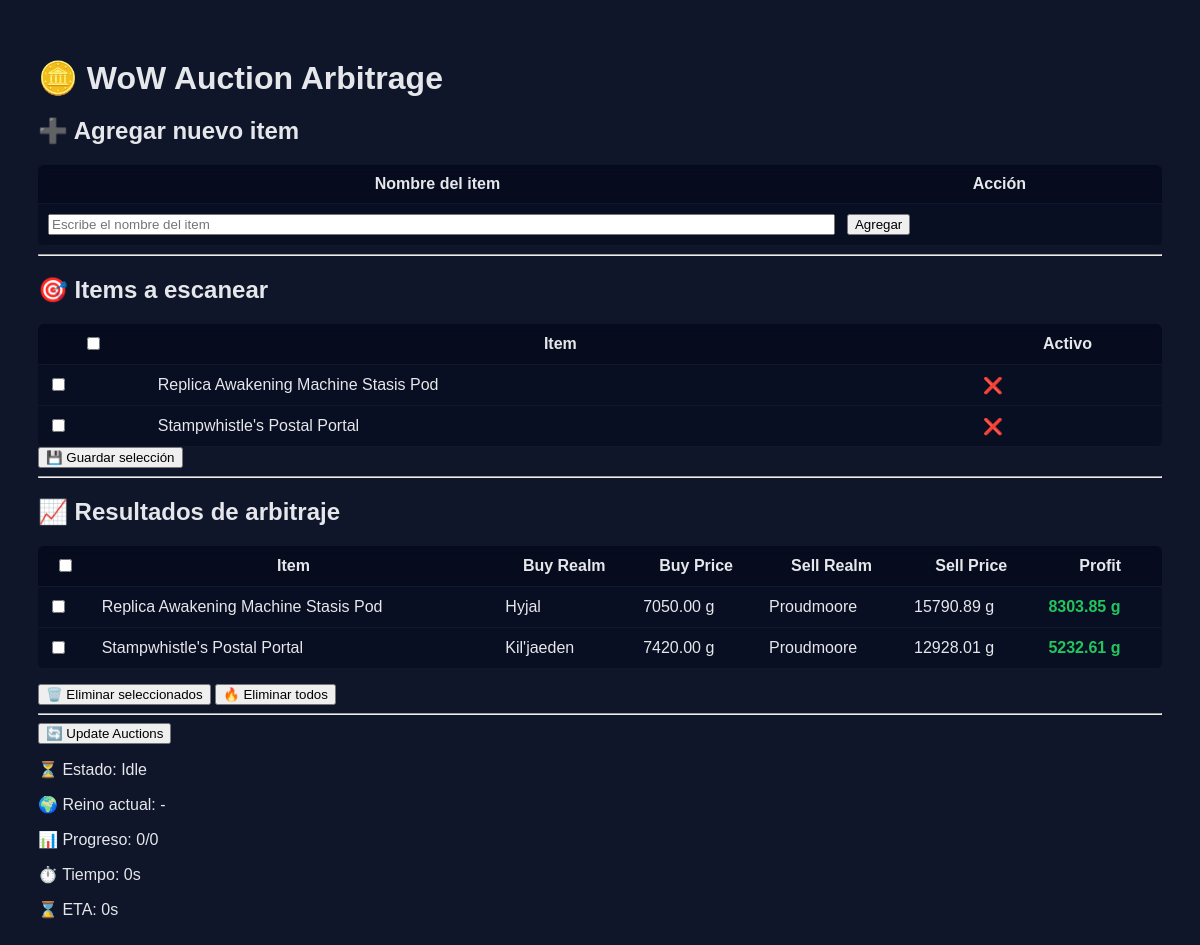
/, run on an earlier commit of the app's database.
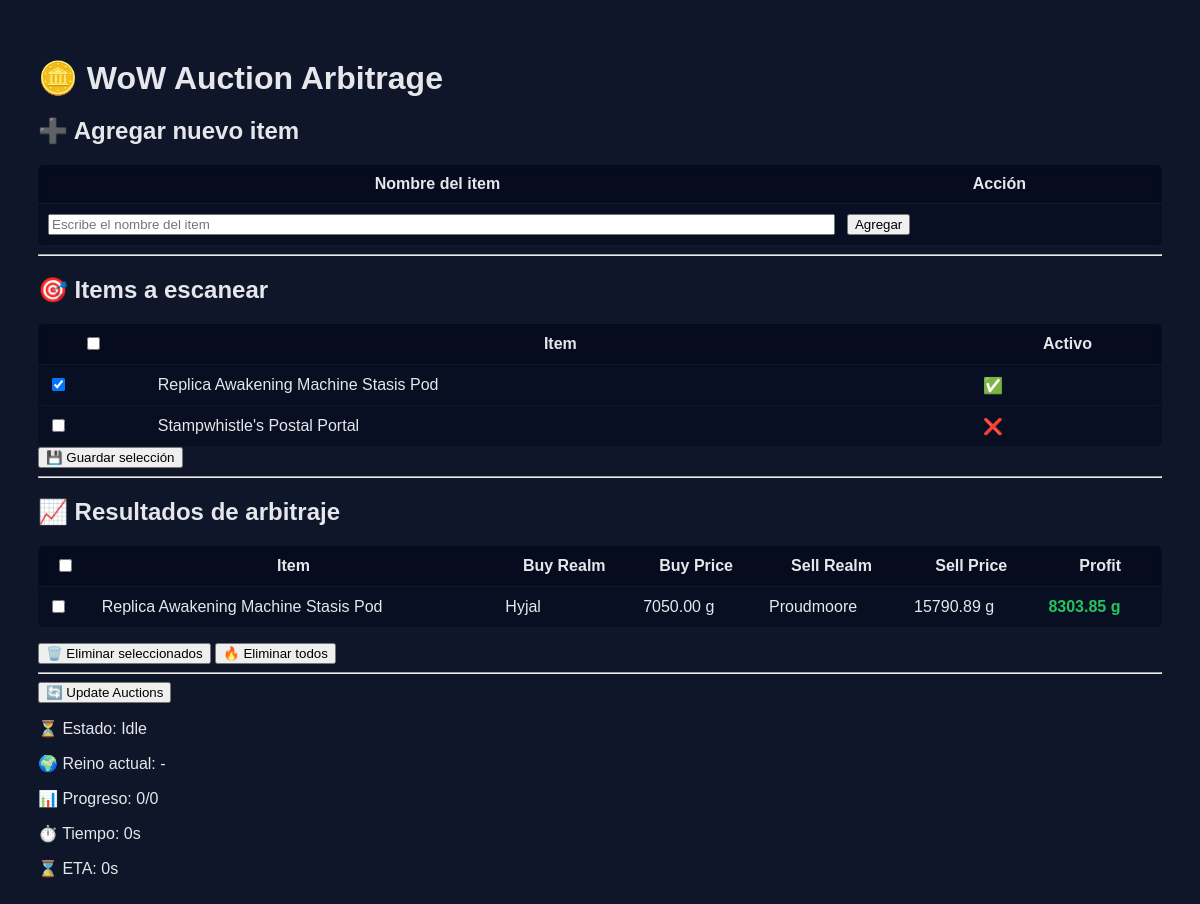
And on a later commit of the database.
### market/models.py (models this page shows, shortened)
class Item(models.Model):
    name = models.CharField(max_length=255, unique=True)
    profession = models.ForeignKey(
        Profession,
        null=True,
        blank=True,
        on_delete=models.SET_NULL
    )

class ItemPriceSnapshot(models.Model):
    item = models.ForeignKey(Item, on_delete=models.CASCADE)
    best_buy_realm = models.ForeignKey(
        ConnectedRealm,
        related_name="buy_snapshots",
        on_delete=models.CASCADE,
    )
    best_sell_realm = models.ForeignKey(
        ConnectedRealm,
        related_name="sell_snapshots",
        on_delete=models.CASCADE,
    )
    buy_price = models.DecimalField(max_digits=12, decimal_places=2)
    estimated_sell_price = models.DecimalField(max_digits=12, decimal_places=2)
    profit = models.DecimalField(max_digits=12, decimal_places=2)
    created_at = models.DateTimeField(auto_now_add=True)

class ConnectedRealm(models.Model):
    blizzard_id = models.IntegerField(unique=True)
    name = models.CharField(max_length=100)
    slug = models.CharField(max_length=100)

class TrackedItem(models.Model):
    item = models.OneToOneField(
        Item,
        on_delete=models.CASCADE,
        related_name="tracking"
    )
    active = models.BooleanField(default=True)
    created_at = models.DateTimeField(auto_now_add=True)

### market/views.py (the view)
# urls.py: path("", views.home, name="home"),
def home(request):
    items = (
        Item.objects
        .select_related("tracking")
        .order_by("name")
    )
    snapshots = (
        ItemPriceSnapshot.objects
        .select_related("item", "best_buy_realm", "best_sell_realm")
        .order_by("-profit")[:50]
    )
    return render(
        request,
        "market/home.html",
        {
            "items": items,          # 👈 tabla 1
            "snapshots": snapshots,  # 👈 tabla 2
        },
    )

### market/templates/market/home.html (shortened to what this page needs)
{% load static %}
<!DOCTYPE html>
<html lang="en">
<head>
    <link rel="stylesheet" href="{% static 'market/css/home.css' %}">
</head>
<body>
<h1>🪙 WoW Auction Arbitrage</h1>
<h2>➕ Agregar nuevo item</h2>
<table>
    <thead>
        <tr>
            <th>Nombre del item</th>
            <th>Acción</th>
        </tr>
    </thead>
    <tbody>
        <tr>
            <td>
                <input type="text" id="new-item-name" placeholder="Escribe el nombre del item" style="width: 100%;">
            </td>
            <td>
                <button id="add-item-btn">Agregar</button>
            </td>
        </tr>
    </tbody>
</table>
<hr>
<h2>🎯 Items a escanear</h2>
<table>
    <thead>
        <tr>
            <th><input type="checkbox" id="select-all-items"></th>
            <th>Item</th>
            <th>Activo</th>
        </tr>
    </thead>
    <tbody id="items-tbody">
        {% for item in items %}
        <tr>
            <td><input type="checkbox" class="item-check" value="{{ item.id }}" {% if item.tracking and item.tracking.active %}checked{% endif %}></td>
            <td>{{ item.name }}</td>
            <td>{% if item.tracking and item.tracking.active %}✅{% else %}❌{% endif %}</td>
        </tr>
        {% endfor %}
    </tbody>
</table>
<button id="save-tracked">💾 Guardar selección</button>
<hr>
<h2>📈 Resultados de arbitraje</h2>
{% if snapshots %}
<table>
    <thead>
        <tr>
            <th><input type="checkbox" id="select-all-snapshots"></th>
            <th>Item</th>
            <th>Buy Realm</th>
            <th>Buy Price</th>
            <th>Sell Realm</th>
            <th>Sell Price</th>
            <th>Profit</th>
        </tr>
    </thead>
    <tbody>
        {% for s in snapshots %}
        <tr>
            <td><input type="checkbox" class="snapshot-check" value="{{ s.id }}"></td>
            <td>{{ s.item.name }}</td>
            <td>{{ s.best_buy_realm.name }}</td>
            <td>{{ s.buy_price }} g</td>
            <td>{{ s.best_sell_realm.name }}</td>
            <td>{{ s.estimated_sell_price }} g</td>
            <td class="profit">{{ s.profit }} g</td>
        </tr>
        {% endfor %}
    </tbody>
</table>
<div style="margin-top: 15px;">
    <button id="delete-selected">🗑️ Eliminar seleccionados</button>
    <button id="delete-all">🔥 Eliminar todos</button>
</div>
{% else %}
<p>No arbitrage data available yet.</p>
{% endif %}
<hr>
<button id="update-btn">🔄 Update Auctions</button>
<div id="progress-box">
    <p>⏳ Estado: <span id="state">Idle</span></p>
    <p>🌍 Reino actual: <span id="current">-</span></p>
    <p>📊 Progreso: <span id="done">0</span>/<span id="total">0</span></p>
    <p>⏱️ Tiempo: <span id="elapsed">0</span>s</p>
    <p>⌛ ETA: <span id="eta">0</span>s</p>
</div>
</body>
</html>

### market/static/market/css/home.css (style rules this page uses)
body { font-family: Arial, sans-serif; background: #0f172a url("https://cdnb.artstation.com/p/assets/covers/images/001/621/567/large/tim-moreels-nomarmosetviewericon.jpg?1449647265") no-repeat center center fixed; background-size: cover; color: #e5e7eb; padding: 30px; position: relative; }
body::before { content: ""; position: fixed; top: 0; left: 0; width: 100%; height: 100%; background: rgba(15, 23, 42, 0.6); z-index: 0; }
body * { position: relative; z-index: 1; }
h1 { margin-bottom: 20px; }
table { width: 100%; border-collapse: collapse; background: rgba(2, 6, 23, 0.4); backdrop-filter: blur(4px); border-radius: 6px; overflow: hidden; }
thead { background: rgba(2, 6, 23, 0.3); }
th, td { padding: 10px; border-bottom: 1px solid rgba(30, 41, 59, 0.4); }
.profit { color: #22c55e; font-weight: bold; }

What changed in the data, as far as the page shows it:
removed ItemPriceSnapshot: item.name "Stampwhistle's Postal Portal", best_buy_realm.name "Kil'jaeden", buy_price "7420.00", best_sell_realm.name "Proudmoore", estimated_sell_price "12928.01", profit "5232.61"
computed for Item "Replica Awakening Machine Stasis Pod": id "☐" → "☑"; text "❌" → "✅"
